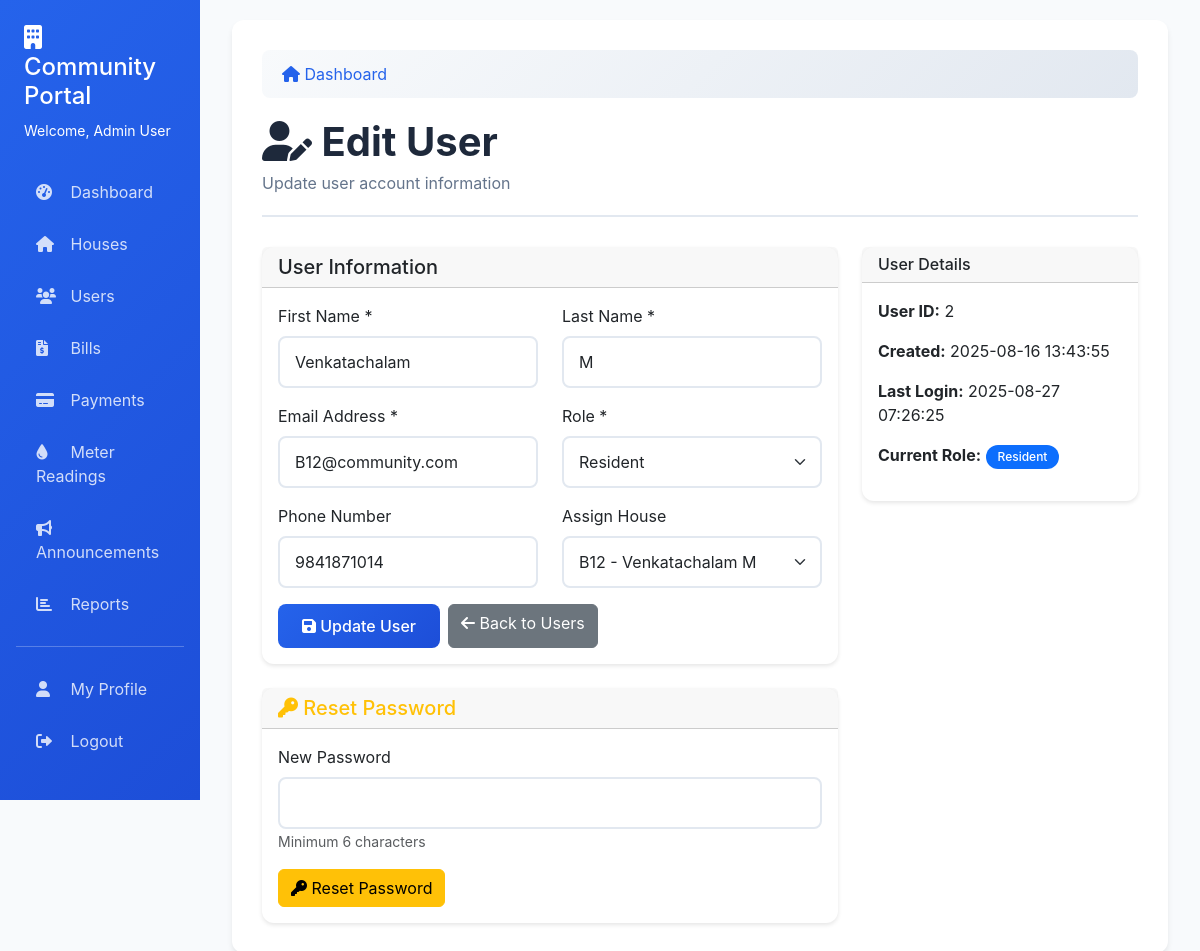
The page /users/2/edit (signed in) on the database its author committed.
### tables this page shows
CREATE TABLE users (
                id INTEGER PRIMARY KEY AUTOINCREMENT,
                email TEXT UNIQUE NOT NULL,
                password_hash TEXT NOT NULL,
                role TEXT NOT NULL DEFAULT 'resident',
                first_name TEXT,
                last_name TEXT,
                phone_number TEXT,
                house_id INTEGER,
                created_at TIMESTAMP DEFAULT CURRENT_TIMESTAMP,
                last_login TIMESTAMP
            );

### app.py (the view, shortened to what this page needs)
@app.route('/users/<int:user_id>/edit', methods=['GET', 'POST'])
@admin_required
def edit_user(user_id):
    conn = get_db_connection()
    user = conn.execute('SELECT * FROM users WHERE id = ?', (user_id,)).fetchone()
    if not user:
        flash('User not found!', 'error')
        conn.close()
        return redirect(url_for('users'))
    houses = conn.execute('SELECT id, house_number, owner_name FROM houses ORDER BY house_number').fetchall()
    conn.close()
    return render_template('edit_user.html', user=user, houses=houses)

### app.py (called while the page is built)
def get_db_connection():
    conn = sqlite3.connect(DATABASE)
    conn.row_factory = sqlite3.Row
    return conn

def admin_required(f):
    @wraps(f)
    def decorated_function(*args, **kwargs):
        if 'user_id' not in session:
            return redirect(url_for('login'))
        conn = get_db_connection()
        user = conn.execute('SELECT role FROM users WHERE id = ?', (session['user_id'],)).fetchone()
        conn.close()
        if not user or user['role'] != 'admin':
            flash('Admin access required.', 'error')
            return redirect(url_for('dashboard'))
        return f(*args, **kwargs)
    return decorated_function

### templates/edit_user.html (shortened to what this page needs)
{% extends "base.html" %}
{% block content %}
<div class="page-header">
    <h1><i class="fas fa-user-edit"></i> Edit User</h1>
    <p>Update user account information</p>
</div>
<div class="row">
    <div class="col-md-8">
        <div class="card">
            <div class="card-header">
                <h5 class="mb-0">User Information</h5>
            </div>
            <div class="card-body">
                <form method="POST">
                    <div class="row">
                        <div class="col-md-6">
                            <div class="mb-3">
                                <label for="first_name" class="form-label">First Name *</label>
                                <input type="text" class="form-control" id="first_name" name="first_name" value="{{ user.first_name }}" required>
                            </div>
                        </div>
                        <div class="col-md-6">
                            <div class="mb-3">
                                <label for="last_name" class="form-label">Last Name *</label>
                                <input type="text" class="form-control" id="last_name" name="last_name" value="{{ user.last_name }}" required>
                            </div>
                        </div>
                    </div>
                    <div class="row">
                        <div class="col-md-6">
                            <div class="mb-3">
                                <label for="email" class="form-label">Email Address *</label>
                                <input type="email" class="form-control" id="email" name="email" value="{{ user.email }}" required>
                            </div>
                        </div>
                        <div class="col-md-6">
                            <div class="mb-3">
                                <label for="role" class="form-label">Role *</label>
                                <select class="form-select" id="role" name="role" required>
                                    <option value="resident" {{ 'selected' if user.role == 'resident' else '' }}>Resident</option>
                                </select>
                            </div>
                        </div>
                    </div>
                    <div class="row">
                        <div class="col-md-6">
                            <div class="mb-3">
                                <label for="phone_number" class="form-label">Phone Number</label>
                                <input type="tel" class="form-control" id="phone_number" name="phone_number" value="{{ user.phone_number or '' }}">
                            </div>
                        </div>
                        <div class="col-md-6">
                            <div class="mb-3">
                                <label for="house_id" class="form-label">Assign House</label>
                                <select class="form-select" id="house_id" name="house_id">
                                    {% for house in houses %}
                                    <option value="{{ house.id }}" {{ 'selected' if house.id == user.house_id else '' }}>
                                        {{ house.house_number }} - {{ house.owner_name }}
                                    </option>
                                    {% endfor %}
                                </select>
                            </div>
                        </div>
                    </div>
                    <div class="d-flex gap-2">
                        <button type="submit" class="btn btn-primary">
                            <i class="fas fa-save"></i> Update User
                        </button>
                        <a href="{{ url_for('users') }}" class="btn btn-secondary">
                            <i class="fas fa-arrow-left"></i> Back to Users
                        </a>
                    </div>
                </form>
            </div>
        </div>
        <div class="card mt-4">
            <div class="card-header">
                <h5 class="mb-0 text-warning"><i class="fas fa-key"></i> Reset Password</h5>
            </div>
            <div class="card-body">
                <form method="POST" action="{{ url_for('reset_user_password', user_id=user.id) }}">
                    <div class="mb-3">
                        <label for="new_password" class="form-label">New Password</label>
                        <input type="password" class="form-control" id="new_password" name="new_password" required minlength="6">
                        <small class="form-text text-muted">Minimum 6 characters</small>
                    </div>
                    <button type="submit" class="btn btn-warning" onclick="return confirm('Are you sure you want to reset this user\'s password?')">
                        <i class="fas fa-key"></i> Reset Password
                    </button>
                </form>
            </div>
        </div>
    </div>
    <div class="col-md-4">
        <div class="card">
            <div class="card-header">
                <h6 class="mb-0">User Details</h6>
            </div>
            <div class="card-body">
                <p><strong>User ID:</strong> {{ user.id }}</p>
                <p><strong>Created:</strong> {{ user.created_at }}</p>
                <p><strong>Last Login:</strong> {{ user.last_login or 'Never' }}</p>
                <p><strong>Current Role:</strong>
                    {% if user.role == 'admin' %}
                        <span class="badge bg-danger">Admin</span>
                    {% else %}
                        <span class="badge bg-primary">Resident</span>
                    {% endif %}
                </p>
            </div>
        </div>
    </div>
</div>
{% endblock %}

### templates/base.html (style rules this page uses)
:root { --primary-color: #2563eb; --secondary-color: #64748b; --success-color: #059669; --danger-color: #dc2626; --warning-color: #d97706; --info-color: #0891b2; --light-bg: #f8fafc; --dark-bg: #1e293b; }
body { background-color: var(--light-bg); font-family: 'Inter', -apple-system, BlinkMacSystemFont, sans-serif; }
.card { border: none; border-radius: 12px; box-shadow: 0 2px 4px rgba(0, 0, 0, 0.1); transition: all 0.3s ease; }
.btn-primary { background: linear-gradient(135deg, var(--primary-color), #1d4ed8); border: none; border-radius: 8px; padding: 10px 24px; font-weight: 500; transition: all 0.3s ease; }
.badge { padding: 6px 12px; border-radius: 20px; font-weight: 500; }
.form-control, .form-select { border-radius: 8px; border: 2px solid #e2e8f0; padding: 12px 15px; transition: all 0.3s ease; }
.page-header { margin-bottom: 30px; padding-bottom: 20px; border-bottom: 2px solid #e2e8f0; }
.page-header h1 { color: #1e293b; font-weight: 700; margin-bottom: 5px; }
.page-header p { color: var(--secondary-color); margin: 0; }

### rows shown on the page
users: first_name "Venkatachalam", last_name "M", email "B12@community.com", phone_number "9841871014", id "2", created_at "2025-08-16 13:43:55", last_login "2025-08-27 07:26:25"

### other values the page prints
{{ session.user_name }} "Admin User"
form field house_id "B12 - Venkatachalam M"
